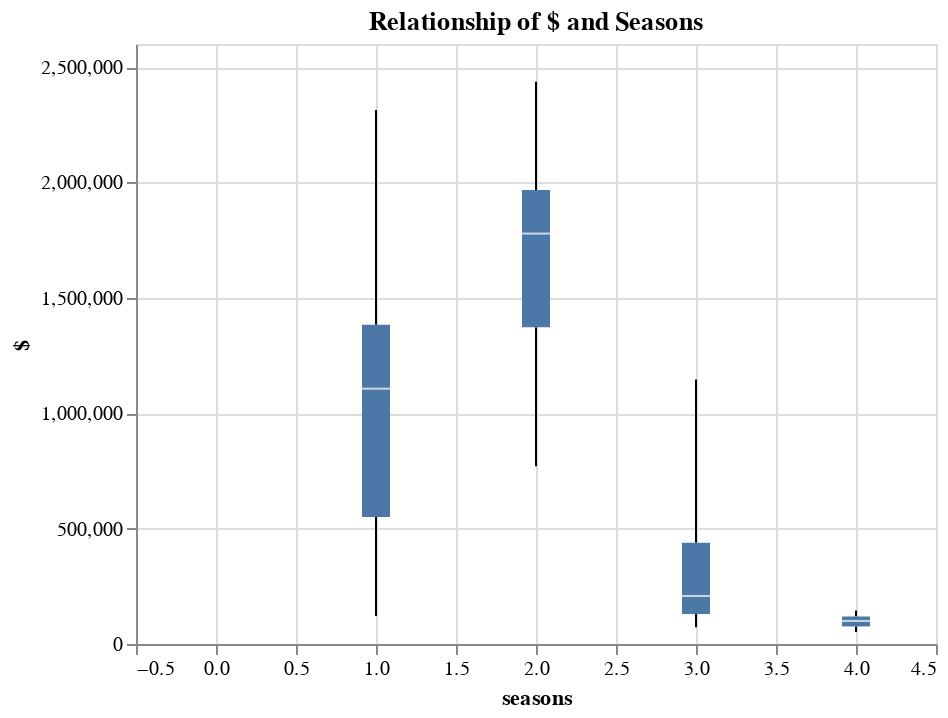

Notebook code cell kept with this figure:
### Code cell
alt.Chart(data).mark_boxplot(extent='min-max').encode(
    x='seasons',
    y='$'
).properties(title='Relationship of $ and Seasons')

### Figure 1 — Vega-Lite specification as saved in the notebook (floating-point values rounded to 4 significant figures; data arrays with more than 128 entries replaced by an {"elided": "..."} marker saying what was removed)
{"config": {"view": {"continuousWidth": 400, "continuousHeight": 300}}, "data": {"name": "data-b9dd25aae50f8aec0e707bc5e52f70e6"}, "mark": {"type": "boxplot", "extent": "min-max"}, "encoding": {"x": {"field": "seasons", "type": "quantitative"}, "y": {"field": "$", "type": "quantitative"}}, "title": "Relationship of $ and Seasons", "$schema": "https://vega.github.io/schema/vega-lite/v4.17.0.json", "datasets": {"data-b9dd25aae50f8aec0e707bc5e52f70e6": {"elided": "261 records"}}}
